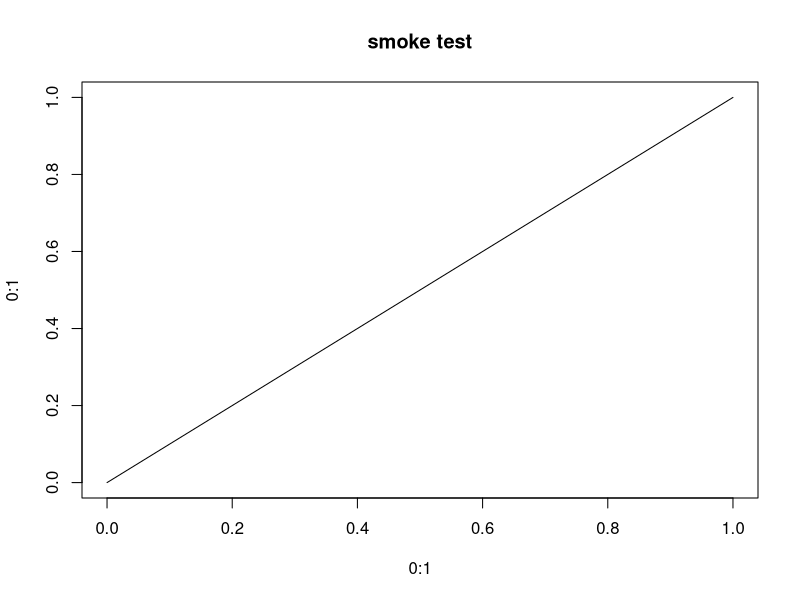

Reproduce this figure in R.
## ---- chunk 1
## Packages the course relies on. Everything in `base_recommended` ships with
## any standard R installation, which is why ~90% of this course runs without a
## single CRAN download.
base_recommended <- c("stats", "MASS", "nlme", "mgcv", "survival",
                      "cluster", "boot", "Matrix", "splines")
extra_packages <- c("knitr", "rmarkdown", "lme4", "emmeans", "pwr", "ggplot2")

environment_report <- function() {
  cat(strrep("=", 70), "\n")
  cat("ENVIRONMENT RECORD\n")
  cat(strrep("=", 70), "\n")
  cat(sprintf("R version   : %s\n", getRversion()))
  cat(sprintf("Platform    : %s\n", R.version$platform))
  cat(strrep("-", 70), "\n")

  missing <- character(0)
  for (pkg in c(base_recommended, extra_packages)) {
    if (requireNamespace(pkg, quietly = TRUE)) {
      cat(sprintf("%-14s: %s\n", pkg, as.character(packageVersion(pkg))))
    } else {
      cat(sprintf("%-14s: *** MISSING ***\n", pkg))
      missing <- c(missing, pkg)
    }
  }
  cat(strrep("=", 70), "\n")
  invisible(missing)
}

missing_packages <- environment_report()
## ---- chunk 2
cat("\nRNG kind in use:", paste(RNGkind(), collapse = " / "), "\n")

set.seed(20260919)
sample_a <- rnorm(5)
cat("draw after set.seed(20260919):", paste(round(sample_a, 4), collapse = " "), "\n")

set.seed(20260919)
sample_b <- rnorm(5)
cat("same seed again             :", paste(round(sample_b, 4), collapse = " "), "\n")
cat("identical?                  :", identical(sample_a, sample_b), "\n")
## ---- chunk 3
old_kind <- RNGkind("L'Ecuyer-CMRG")
set.seed(12345)
## .Random.seed now holds a 7-element L'Ecuyer state that can be advanced into
## independent substreams with parallel::nextRNGStream().
worker_first_draws <- numeric(4)
state <- .Random.seed
for (i in seq_len(4)) {
  assign(".Random.seed", state, envir = globalenv())
  worker_first_draws[i] <- rnorm(1)
  state <- parallel::nextRNGStream(state)
}
cat("four independent worker streams:",
    paste(round(worker_first_draws, 4), collapse = " "), "\n")
cat("all distinct?                  :",
    length(unique(worker_first_draws)) == 4, "\n")
do.call(RNGkind, as.list(old_kind))  # restore the default generator
## ---- chunk 4
MODULE_NAME <- "00_setup_and_environment"

results_dir <- function(module_name = MODULE_NAME) {
  base <- Sys.getenv("STATS_OUT", unset = "results")
  path <- file.path(base, module_name)
  dir.create(path, recursive = TRUE, showWarnings = FALSE)
  path
}

OUT <- results_dir()
cat("figures for this module would be written to:", OUT, "\n")
## ---- chunk 5
checks <- list()

check <- function(name, condition, detail = "") {
  ok <- isTRUE(condition)
  checks[[length(checks) + 1L]] <<- list(name = name, ok = ok)
  cat(sprintf("[%s] %s%s\n", if (ok) "PASS" else "FAIL", name,
              if (nzchar(detail)) paste0(" - ", detail) else ""))
  invisible(ok)
}

set.seed(7)
x <- rnorm(30, 0, 1)
y <- rnorm(30, 0.5, 1.5)

## --- stats: Welch t-test (stats.md eq. 7.3-7.4) -----------------------------
welch <- t.test(x, y)                      # var.equal = FALSE is the default
check("stats Welch t-test", is.finite(welch$p.value),
      sprintf("p = %.4f", welch$p.value))

## --- stats: a t-test IS a linear model (stats.md eq. 7.5) -------------------
d <- data.frame(y = c(x, y), g = factor(rep(c("a", "b"), each = 30)))
lm_fit <- lm(y ~ g, data = d)
pooled <- t.test(x, y, var.equal = TRUE)
check("lm t-statistic == pooled t-test",
      isTRUE(all.equal(unname(abs(coef(summary(lm_fit))["gb", "t value"])),
                       unname(abs(pooled$statistic)))),
      sprintf("%.6f vs %.6f",
              coef(summary(lm_fit))["gb", "t value"], pooled$statistic))

## --- stats: Benjamini-Hochberg (stats.md eq. 8.5) ---------------------------
set.seed(11)
pvals <- runif(100)
padj <- p.adjust(pvals, method = "BH")
check("BH adjustment monotone", all(diff(sort(padj)) >= -1e-12))

## --- stats: Poisson GLM with an offset (stats.md eq. 13.8) ------------------
set.seed(3)
counts <- rpois(40, 20)
exposure <- runif(40, 0.8, 1.2)
glm_fit <- glm(counts ~ 1, family = poisson(), offset = log(exposure))
check("glm Poisson with offset", glm_fit$converged)

## --- MASS: negative binomial GLM (stats.md eq. 4.9) -------------------------
set.seed(4)
nb_counts <- MASS::rnegbin(60, mu = 30, theta = 5)
nb_fit <- MASS::glm.nb(nb_counts ~ 1)
check("MASS::glm.nb fits", is.finite(nb_fit$theta),
      sprintf("theta = %.2f", nb_fit$theta))

## --- nlme: linear mixed model (stats.md eq. 14.1) ---------------------------
set.seed(5)
donor <- factor(rep(1:8, each = 5))
b <- rnorm(8, 0, 1.5)[donor]
yy <- 2 + b + rnorm(40, 0, 1)
lmm <- nlme::lme(yy ~ 1, random = ~ 1 | donor, data = data.frame(yy, donor))
check("nlme::lme fits random intercept", inherits(lmm, "lme"))

## --- lme4: crossed random effects -------------------------------------------
lmer_fit <- lme4::lmer(yy ~ 1 + (1 | donor), data = data.frame(yy, donor))
check("lme4::lmer fits", inherits(lmer_fit, "lmerMod"))

## --- survival: Kaplan-Meier and Cox (stats.md eq. 28.6, 28.10) --------------
set.seed(6)
tt <- rexp(60, 0.1)
ev <- rbinom(60, 1, 0.7)
grp <- rep(0:1, each = 30)
km <- survival::survfit(survival::Surv(tt, ev) ~ grp)
cox <- survival::coxph(survival::Surv(tt, ev) ~ grp)
check("survival::survfit + coxph",
      length(km$time) > 1 && is.finite(coef(cox)[1]))

## --- emmeans: estimated marginal means and contrasts (eq. 12.3) -------------
em <- emmeans::emmeans(lm_fit, ~ g)
check("emmeans contrasts", nrow(as.data.frame(emmeans::contrast(em, "pairwise"))) == 1)

## --- pwr: closed-form power (stats.md eq. 9.2-9.4) --------------------------
pw <- pwr::pwr.t.test(d = 0.8, sig.level = 0.05, power = 0.8)
check("pwr::pwr.t.test", is.finite(pw$n), sprintf("n = %.1f per group", pw$n))

## --- graphics: a figure can be written head-less ----------------------------
png(file.path(OUT, "smoke_test.png"), width = 400, height = 300)
plot(0:1, 0:1, type = "l", main = "smoke test")
invisible(dev.off())
check("head-less PNG device", file.exists(file.path(OUT, "smoke_test.png")))
## ---- chunk 6
n_failed <- sum(!vapply(checks, `[[`, logical(1), "ok"))
cat("\n", strrep("=", 70), "\n", sep = "")
if (length(missing_packages)) {
  cat("MISSING PACKAGES:", paste(missing_packages, collapse = ", "), "\n")
}
if (n_failed == 0 && length(missing_packages) == 0) {
  cat("ALL CHECKS PASSED - the environment is ready for the whole course.\n")
} else {
  cat(sprintf("%d check(s) failed. Rebuild the image:\n", n_failed))
  cat("  docker build -f docker/Dockerfile.r -t learn-stats-r:1.0 .\n")
}
cat(strrep("=", 70), "\n", sep = "")
